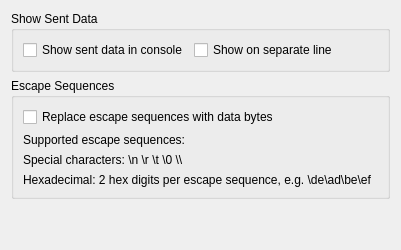
              <widget class="QWidget" name="tab_sendOptions">
               <attribute name="title">
                <string>Send Options</string>
               </attribute>
               <layout class="QVBoxLayout" name="verticalLayout_12">
                <item>
                 <widget class="QGroupBox" name="groupBox_10">
                  <property name="title">
                   <string>Show Sent Data</string>
                  </property>
                  <layout class="QHBoxLayout" name="horizontalLayout_18">
                   <item>
                    <widget class="QCheckBox" name="checkBox_showSentDataInConsole">
                     <property name="text">
                      <string>Show sent data in console</string>
                     </property>
                    </widget>
                   </item>
                   <item>
                    <widget class="QCheckBox" name="checkBox_showSentDataOnSeparateLine">
                     <property name="text">
                      <string>Show on separate line</string>
                     </property>
                    </widget>
                   </item>
                   <item>
                    <spacer name="horizontalSpacer_15">
                     <property name="orientation">
                      <enum>Qt::Horizontal</enum>
                     </property>
                     <property name="sizeHint" stdset="0">
                      <size>
                       <width>40</width>
                       <height>20</height>
                      </size>
                     </property>
                    </spacer>
                   </item>
                  </layout>
                 </widget>
                </item>
                <item>
                 <widget class="QGroupBox" name="groupBox_2">
                  <property name="title">
                   <string>Escape Sequences</string>
                  </property>
                  <layout class="QVBoxLayout" name="verticalLayout_10">
                   <item>
                    <widget class="QCheckBox" name="checkBox_sending_replaceEscapeSequences">
                     <property name="text">
                      <string>Replace escape sequences with data bytes</string>
                     </property>
                    </widget>
                   </item>
                   <item>
                    <widget class="QLabel" name="label_18">
                     <property name="text">
                      <string>Supported escape sequences:</string>
                     </property>
                    </widget>
                   </item>
                   <item>
                    <widget class="QLabel" name="label_17">
                     <property name="text">
                      <string>Special characters: \n \r \t \0 \\</string>
                     </property>
                     <property name="wordWrap">
                      <bool>false</bool>
                     </property>
                    </widget>
                   </item>
                   <item>
                    <widget class="QLabel" name="label_20">
                     <property name="text">
                      <string>Hexadecimal: 2 hex digits per escape sequence, e.g. \de\ad\be\ef</string>
                     </property>
                    </widget>
                   </item>
                  </layout>
                 </widget>
                </item>
                <item>
                 <spacer name="verticalSpacer_17">
                  <property name="orientation">
                   <enum>Qt::Vertical</enum>
                  </property>
                  <property name="sizeHint" stdset="0">
                   <size>
                    <width>20</width>
                    <height>40</height>
                   </size>
                  </property>
                 </spacer>
                </item>
               </layout>
              </widget>
